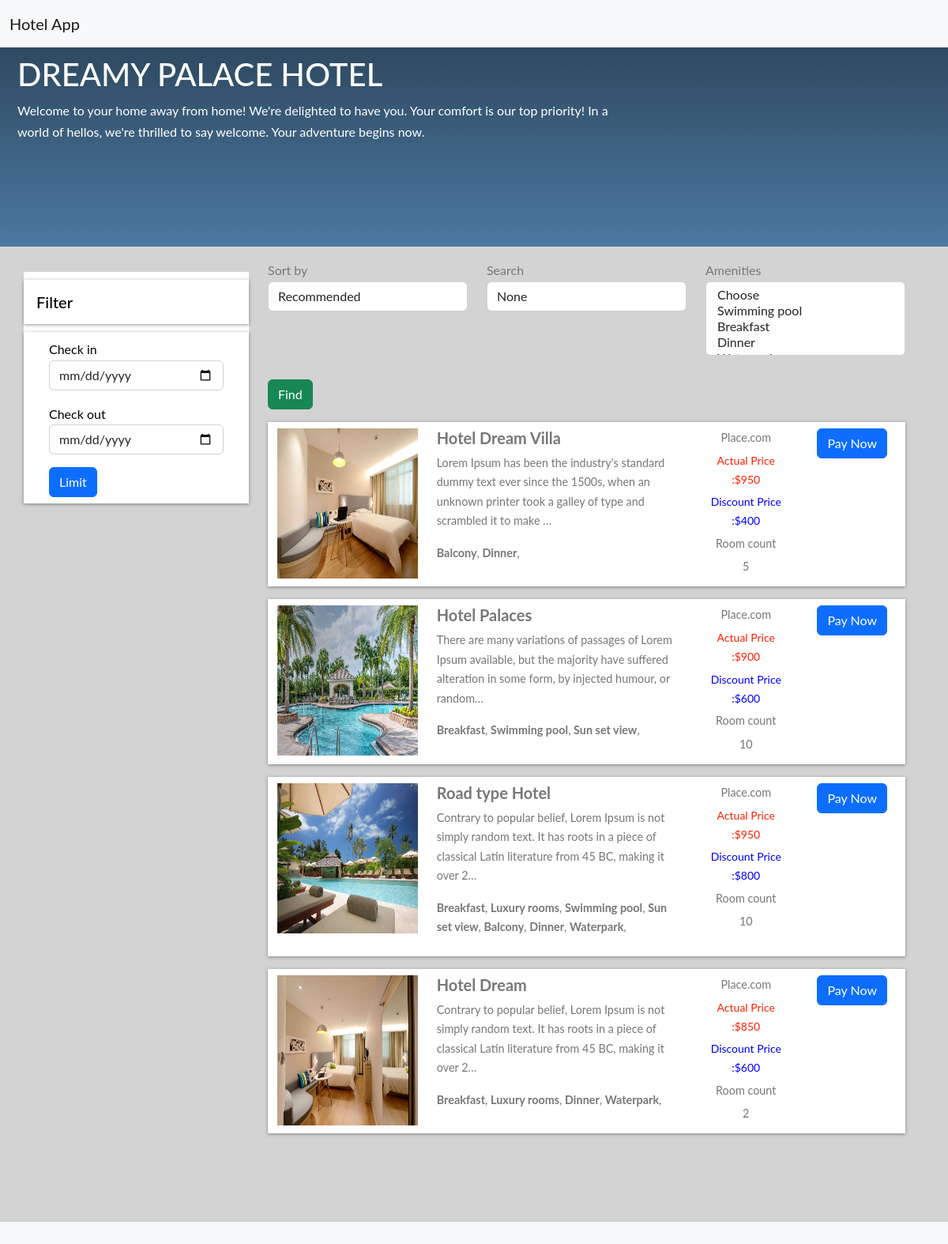
The page / on the database its author committed.
### home/models.py (models this page shows, shortened)
class BaseModel(models.Model):
    uid = models.UUIDField(default=uuid.uuid4   , editable=False , primary_key=True)
    created_at = models.DateField(auto_now_add=True)
    updated_at = models.DateField(auto_now_add=True)
    class Meta:
        abstract = True

class Hotel(BaseModel):
    hotel_name= models.CharField(max_length=100)
    hotel_price = models.IntegerField()
    discount_price=models.IntegerField(default=500)
    description = models.TextField()
    amenities = models.ManyToManyField(Amenities)
    room_count = models.IntegerField(default=10)

class HotelImages(BaseModel):
    hotel= models.ForeignKey(Hotel ,related_name="images", on_delete=models.CASCADE)  #mapping the hotel images
    images = models.ImageField(upload_to="hotels")

class Amenities(BaseModel):
    amenity_name = models.CharField(max_length=100)

### home/views.py (the view)
# urls.py: path('', home , name='home'),
def home(request):
    amenities_objs = Amenities.objects.all()
    hotels_objs = Hotel.objects.all()
    sort_by = request.GET.get('sort_by')
    search = request.GET.get('search')
    amenities = request.GET.getlist('amenities')
    print(amenities)
    if sort_by:
        if sort_by == 'ASC':
            hotels_objs = hotels_objs.order_by('hotel_price')
        elif sort_by == 'DSC':
            hotels_objs = hotels_objs.order_by('-hotel_price')
    if search:
        hotels_objs = hotels_objs.filter(
            Q(hotel_name__icontains = search) |
            Q(description__icontains = search) )
    if len(amenities):
        hotels_objs = hotels_objs.filter(amenities__amenity_name__in = amenities).distinct()
    context = {'amenities_objs' : amenities_objs , 'hotels_objs' : hotels_objs , 'sort_by' : sort_by
    , 'search' : search , 'amenities' : amenities}
    return render(request , 'home.html' ,context)

### home/templates/home.html (shortened to what this page needs)
{% extends "base.html" %}
{%  block start %}
<section class="colorful jumbotron mb-0" role="banner">
    <nav class="navbar navbar-expand-lg justify-content-between navbar-dark" role="navigation">
    </nav>
    <div class="container hotels-container">
        <div class="row mt-3 justify-content-between">
            <div class="col-md-8 text-white align-self-center mb-6 p-1">
                <h1>DREAMY PALACE HOTEL</h1>
                <span class=""> Welcome to your home away from home! We're delighted to have you. Your comfort is our top priority!
                    In a world of hellos, we're thrilled to say welcome. Your adventure begins now.
                </span>
            </div>
        </div>
    </div>
</section>
<section class="search-container mb-5 pb-5">
    <div class="container">
        <div class="row">
            <div class="col-lg-3">
                <div class="row mt-2 justify-content-between">
                    <div class="filter-card">
                        <h5>Filter</h5>
                        <form action="#">
                            <div class="row form-group">
                                <div class="col-md-12">
                                    <label for="mintopay">Check in</label>
                                    <p>
                                        <input type="date" name="checkin" id="checkin" class="form-control">
                                    </p>
                                </div>
                                <div class="col-md-12">
                                    <label for="maxtopay">Check out</label>
                                    <p>
                                        <input type="date" name="checkout" id="checkout" class="form-control">
                                    </p>
                                </div>
                            </div>
                            <div class="row form-group">
                                <div class="col-md-12">
                                    <input type="submit" class="btn btn-primary btn-block" value="Limit">
                                </div>
                            </div>
                        </form>
                    </div>
                </div>
            </div>
            <div class="col-lg-9  px-4 mb-5">
                <form>
                <div class="row mt-3">
                    <div class="col-md-4">
                    <div class="form-inline">
                        <label class="" for="exampleFormControlSelect1">Sort by</label>
                        <select class="form-control" name="sort_by" id="exampleFormControlSelect1">
                            <option value="">Recommended</option>
                        </select>
                    </div>
                    </div>
                    <div class="col-md-4">
                        <div class="form-inline">
                            <label class="" for="exampleFormControlSelect1">Search</label>
                            <input name="search" class="form-control" value="{{search}}" placeholder="Search">
                        </div>
                    </div>
                    <div class="col-md-4">
                        <div class="form-inline">
                           <label class="" for="exampleFormControlSelect1">Amenities</label>
                            <select name="amenities" class="form-control" multiple>
                            <option value="">Choose</option>
                            {% for amenities_obj in amenities_objs %}
                            <option {% if amenities_obj.amenity_name in amenities  %} selected {%endif%}value="{{amenities_obj.amenity_name}}">{{amenities_obj.amenity_name}}</option>
                                {% endfor %}
                        </select>
                        </div>
                    </div>
                    <div class="col-md-4">
                            <button style="margin-top: 30px;" type="submit" class="btn btn-success">Find</button>
                        </div>
                </div>
                </form>
                {% for hotels_obj in hotels_objs %}
                <div class="row search-card-result">
                    <div class="col-md-3">
                    <a href="/hotel-detail/{{hotels_obj.uid}}">
                        <img class="img-fluid" src="/media/{{hotels_obj.images.first.images}}" alt="Card image cap">
                    </a></div>
                    <div class="col-md-5">
                        <h5>{{hotels_obj.hotel_name}}</h5>
                        <p>
                            {{hotels_obj.description|truncatechars:150}}
                        </p>
                        <p>
                            {%for amenitie in hotels_obj.amenities.all %}
                            <b>{{amenitie.amenity_name}}</b>,
                            {% endfor %}
                        </p>
                    </div>
                    <div class="col-md-2 border-left text-center more-offers">
                        <p>Place.com</p>
                        <p style="font-size: 14px;color: rgb(255, 30, 0);">Actual Price :${{hotels_obj.hotel_price}}</p>
                        <p style="font-size: 14px;color: blue;">Discount Price :${{hotels_obj.discount_price}}</p>
                        <p>Room count</p>
                        <p>{{hotels_obj.room_count}}</p>
                    </div>
                    <div class="col-md-2 border-left text-center more-offers">
                        <a class="btn btn-primary" href="/offers">Pay Now</a>
                    </div>
                </div>
                {% endfor %}
            </div>
        </div>
    </div>
</section>
{% endblock %}

### home/templates/base.html (shortened to what this page needs)
<!doctype html>
<html lang="en">
  <head>
    <link href="https://cdn.jsdelivr.net/npm/bootstrap@5.2.0-beta1/dist/css/bootstrap.min.css" rel="stylesheet">
</head>
  <body class="bg-light">
<nav class="navbar fixed-top bg-light">
  <div class="container-fluid">
    <a class="navbar-brand" href="/">Hotel App</a>
  </div>
</nav>
      {% block start %}
      {% endblock %}
  </body>
</html>

### home/templates/base.html (style rules this page uses)
body { font-family: "Lato", Arial, sans-serif; font-weight: 400; font-size: 16px; line-height: 1.7; background: #fff; color: #777; }
nav { margin-bottom: 1rem; }
nav a { color: white; -webkit-transition: 0.5s; -o-transition: 0.5s; transition: 0.5s; }
.colorful { background: #4b79a1; background: -webkit-linear-gradient(to bottom, #283e51, #4b79a1); background: linear-gradient(to bottom, #283e51, #4b79a1); border-radius: 0px; padding: 0px 0 1rem 0 !important; }
.hotels-container { padding: 0.5rem 0 7rem 0; }
.search-container { background: #d3d3d3; }
.search-card-result { box-shadow: 0px 1px 4px rgba(41, 51, 57, 0.5); margin: 1rem 0; padding: 0.5rem 0; background-color: #fff; }
.search-card-result img { height: 190px; }
.search-card-result h5 { font-style: 1.1rem; font-weight: 700; }
.search-card-result p { font-size: 0.9rem; }
.search-card-result .more-offers p { margin-bottom: 0.3rem; }
.filter-card { padding: 0; background: #fff; color: black; }
.filter-card h5 { margin: 10px 0; padding: 1rem; box-shadow: 0px 1px 4px rgba(41, 51, 57, 0.5); color: #000; }
.filter-card form { box-shadow: 0px 1px 4px rgba(41, 51, 57, 0.5); padding: 0.5rem 2rem; }

### rows shown on the page
Hotel: images.first.images (picture), hotel_name "Hotel Dream Villa", description "Lorem Ipsum has been the industry's standard dummy text ever since the 1500s, when an unknown printer took a galley of type and scrambled it to make …", hotel_price "950", discount_price "400", room_count "5"
Amenities: amenity_name "Balcony"
Amenities: amenity_name "Dinner"
Hotel: images.first.images (picture), hotel_name "Hotel Palaces", description "There are many variations of passages of Lorem Ipsum available, but the majority have suffered alteration in some form, by injected humour, or random…", hotel_price "900", discount_price "600", room_count "10"
Amenities: amenity_name "Breakfast"
Amenities: amenity_name "Swimming pool"
Amenities: amenity_name "Sun set view"
Hotel: images.first.images (picture), hotel_name "Road type Hotel", description "Contrary to popular belief, Lorem Ipsum is not simply random text. It has roots in a piece of classical Latin literature from 45 BC, making it over 2…", hotel_price "950", discount_price "800", room_count "10"
Amenities: amenity_name "Luxury rooms"
Amenities: amenity_name "Waterpark"
Hotel: images.first.images (picture), hotel_name "Hotel Dream", description "Contrary to popular belief, Lorem Ipsum is not simply random text. It has roots in a piece of classical Latin literature from 45 BC, making it over 2…", hotel_price "850", discount_price "600", room_count "2"
